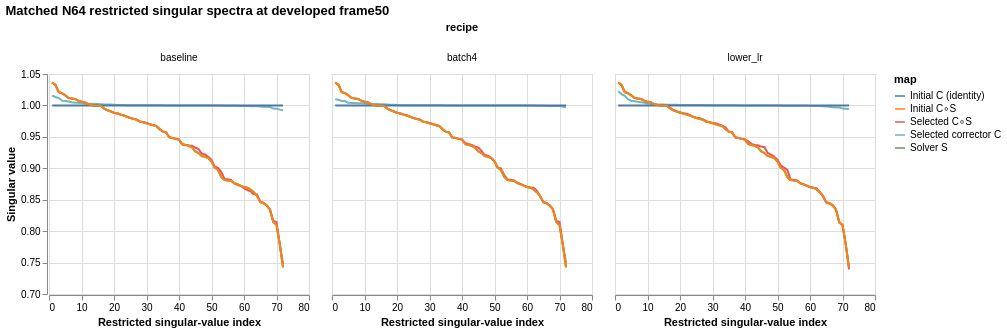

Express this chart as Vega-Lite.
### Vega-Lite specification from a JSON file in a GitHub repository (floating-point values rounded to 4 significant figures; data arrays with more than 128 entries replaced by an {"elided": "..."} marker saying what was removed)
{"$schema": "https://vega.github.io/schema/vega-lite/v6.4.1.json", "config": {"view": {"continuousHeight": 300, "continuousWidth": 300}}, "data": {"name": "data-725bf4271e694c961db57b99ce81df94"}, "datasets": {"data-725bf4271e694c961db57b99ce81df94": {"elided": "3240 records"}}, "facet": {"column": {"field": "recipe", "type": "nominal"}}, "spec": {"encoding": {"color": {"field": "map", "type": "nominal"}, "tooltip": [{"field": "recipe", "type": "nominal"}, {"field": "map", "type": "nominal"}, {"field": "index", "type": "quantitative"}, {"field": "sigma", "type": "quantitative"}], "x": {"field": "index", "title": "Restricted singular-value index", "type": "quantitative"}, "y": {"field": "sigma", "scale": {"zero": false}, "title": "Singular value", "type": "quantitative"}}, "height": 220, "mark": {"type": "line"}, "transform": [{"filter": "(datum.frame === 50)"}], "width": 260}, "title": "Matched N64 restricted singular spectra at developed frame50"}
